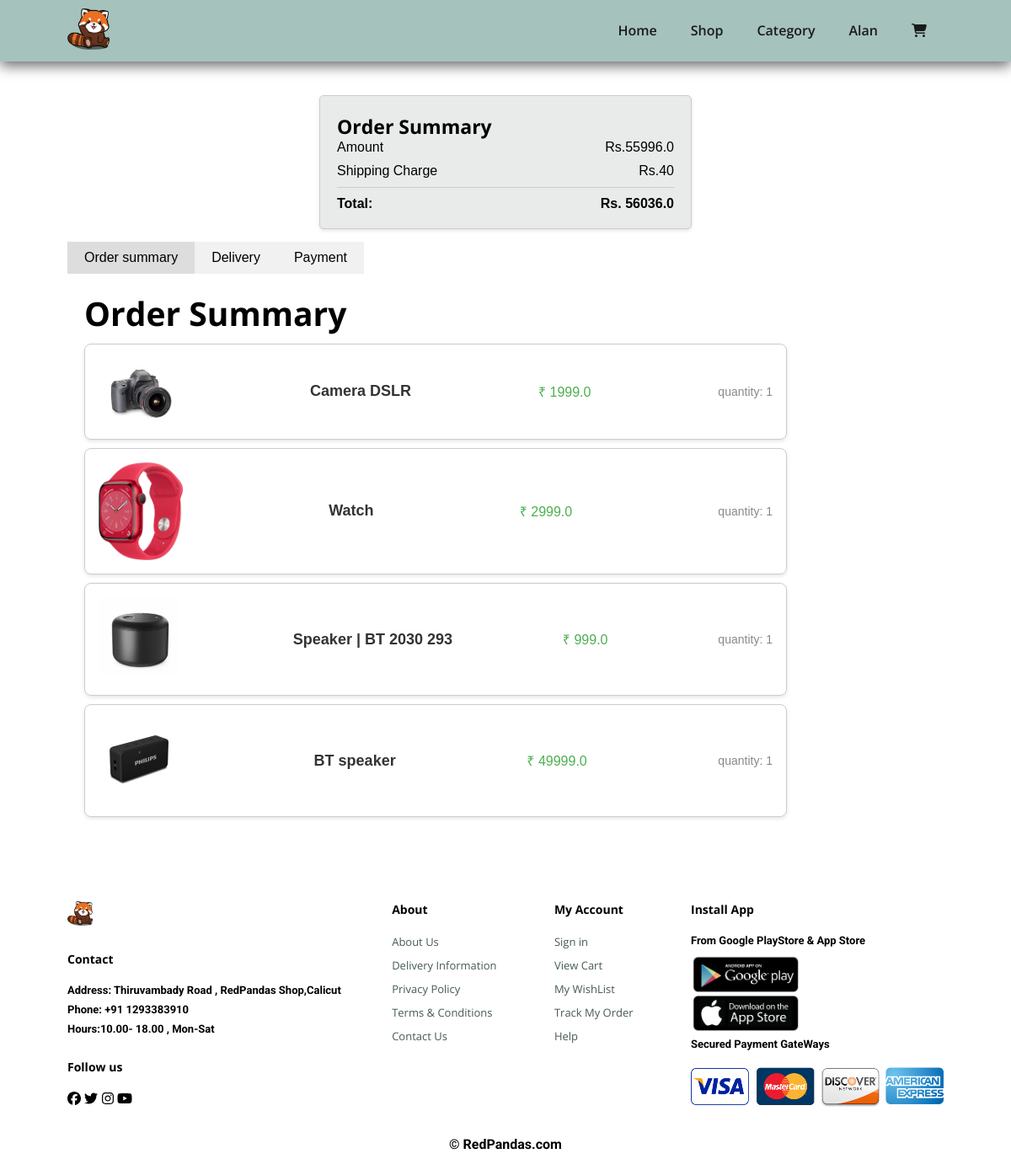
The page /checkout/ (signed in) on the database its author committed.
### app/models.py (models this page shows, shortened)
class Cart(models.Model):
    user = models.ForeignKey(User, on_delete=models.CASCADE)
    product = models.ForeignKey(Product, on_delete=models.CASCADE)
    quantity = models.PositiveBigIntegerField(default=1)

class Product(models.Model):
    title = models.CharField(max_length=100)
    selling_price = models.FloatField()
    discounted_price = models.FloatField()
    description = models.TextField()
    brand = models.CharField(max_length=100)
    category = models.CharField(choices=CATEGORY_CHOICES, max_length=2)
    product_img = models.ImageField(upload_to='product_img' )

### app/views.py (the view)
# urls.py: path('checkout/', views.checkout, name='checkout'),
def checkout(request):
    if request.user.is_authenticated:
        address_added = Customer.objects.filter(user=request.user)
        cart = Cart.objects.filter(user=request.user)
        if cart:
            amount = 0.0
            shipping_amount = 40
            total_amount = 0.0
            cart_product = [
                p for p in Cart.objects.all() if p.user == request.user]
            if cart_product:
                for p in cart_product:
                    temp_amount = (p.quantity * p.product.discounted_price)
                    amount += temp_amount
                    total_amount = amount + shipping_amount
            return render(request, 'app/checkout.html', {'cart': cart, 'total': total_amount, 'amount': amount, 'shipping_amount': shipping_amount,'address_added': address_added})
    else:
        return render(request, 'app/404.html')

### app/templates/app/checkout.html (shortened to what this page needs)
{% extends 'app/base.html' %}
{% load static %}
{% block link%}
<link rel="stylesheet" href="{% static 'app/css/checkout.css' %}" />
<link rel="stylesheet" href="{% static 'app/css/cart.css'%}" />
{% endblock link%}
{% block main-content %}
<section id="checkout" class="section-p1">
  <div class="tab-container">
    <div class="tab-nav">
      <button class="tab-button active" onclick="openTab(event, 'tab1')"> Order summary</button>
      <button class="tab-button" onclick="openTab(event, 'tab2')">Delivery</button>
      <button class="tab-button" onclick="openTab(event, 'tab3')">Payment</button>
    </div>
    <div id="tab1" class="tab-content active">
      <h2>Order Summary</h2>
      {% for item in cart%}
      <div class="product-container">
        <img class="product-image" src="{{item.product.product_img.url}}" alt="Product Image">
        <div class="product-name">{{item.product.title}}</div>
        <div class="product-price">₹ {{item.product.discounted_price}}</div>
        <div class="product-quantity">quantity: {{item.quantity}} </div>
      </div>
      {%endfor%}
    </div>
  </div>
  <div class="order-price">
    <h3>Order Summary</h3>
    <div class="item">
      <span>Amount</span>
      <span>Rs.{{amount}}</span>
    </div>
    <div class="item">
      <span>Shipping Charge</span>
      <span>Rs.{{shipping_amount}}</span>
    </div>
    <div class="total">
      <span>Total:</span>
      <span>Rs. {{total}}</span>
    </div>
  </div>
</section>
{% endblock main-content %}

### app/templates/app/base.html (shortened to what this page needs)
<!doctype html>
{% load static %}
<html lang="en">
  <head>
    {% block link%}
    {% endblock link%}
    <link rel="stylesheet" href="{% static 'app/css/owl.carousel.min.css' %}">
    <link rel="stylesheet" href="{% static 'app/css/all.min.css' %}">
    <link rel="stylesheet" href="{% static 'app/css/my_style.css' %}" />
    <link
      rel="stylesheet"
      href="https://cdnjs.cloudflare.com/ajax/libs/font-awesome/6.4.0/css/all.min.css"
    />
  </head>
  <body>
    <section id="header">
      <a href="#">
        <img src="{% static 'app/img/logo.png' %}" class="logo" width="50" alt="" />
      </a>
      <div>
        <ul id="navbar">
          <li><a href="{% url 'home' %}"">Home</a></li>
          <li><a href="{% url 'shop' %}">Shop</a></li>
          <li><a href="{% url 'category_digital'%}">Category</a></li>
          {% if request.user.is_authenticated %}
          <li><a href="{% url 'profile' %}">{{user.first_name}}</a></li>
          {%else%}
          <li><a href="{% url 'login' %}">Login</a></li>
          <li><a href="{% url 'signup' %}">Register</a></li>
          {% endif%}
          {% if request.user.is_authenticated %}
          <li>
            <a id="lg-bag" href="{% url 'show_my_cart' %}"> <i class="fa-solid fa-cart-shopping"></i></a>
          </li>
          {% endif%}
                  </ul>
      </div>
    </section>
    {% block main-content %} {% endblock main-content %}
    <footer class="section-p1">
      <div id="footer">
        <div class="col">
          <img  class="logo" src="{% static 'app/img/logo.png' %}" width="30" alt="" />
          <h4>Contact</h4>
          <p>
            <strong>Address:</strong> Thiruvambady Road , RedPandas Shop,Calicut
          </p>
          <p><strong>Phone:</strong> +91 1293383910</p>
          <p><strong>Hours:</strong>10.00- 18.00 , Mon-Sat</p>
          <div class="follow">
            <h4>Follow us</h4>
            <div class="icon">
              <i class="fa-brands fa-facebook"></i>
              <i class="fa-brands fa-twitter"></i>
              <i class="fa-brands fa-instagram"></i>
              <i class="fa-brands fa-youtube"></i>
            </div>
          </div>
        </div>
        <div class="col">
          <h4>About</h4>
          <a href="#">About Us</a>
          <a href="#">Delivery Information</a>
          <a href="#">Privacy Policy</a>
          <a href="#">Terms & Conditions</a>
          <a href="#">Contact Us</a>
        </div>
        <div class="col">
          <h4>My Account</h4>
          <a href="#">Sign in</a>
          <a href="#">View Cart</a>
          <a href="#">My WishList</a>
          <a href="#">Track My Order</a>
          <a href="#">Help</a>
        </div>
        <div class="col install">
          <h4>Install App</h4>
          <p>From Google PlayStore & App Store</p>
          <div class="row">
            <img class="img-install" src="{% static 'app/img/pay/install.png' %}" width="110" alt="" />
          </div>
          <p>Secured Payment GateWays</p>
          <div class="row">
            <img src="{% static 'app/img/pay/payment.png' %}" alt="" />
          </div>
        </div>
      </div>
      <div class="copyright">
        <p>&copy; RedPandas.com</p>
      </div>
    </footer>
  </body>
</html>

### app/static/app/css/checkout.css (style rules this page uses)
body { font-family: Arial, sans-serif; }
#checkout { display: flex; flex-direction: row; justify-content: center; }
.tab-container { display: flex; flex-direction: column; flex: 6; }
.tab-container .tab-nav { display: flex; width: 100%; }
.tab-button { background-color: #f1f1f1; border: none; padding: 10px 20px; cursor: pointer; font-size: 16px; }
.tab-button.active { background-color: #ddd; }
.tab-content { display: none; padding: 20px; }
.tab-content.active { display: block; }
.order-price { width: 300px; height: 150px; flex: 2; padding: 20px; border: 1px solid #ccc; border-radius: 5px; box-shadow: 0 2px 4px rgba(0, 0, 0, 0.1); background-color: #e9eaea; }
.item { display: flex; justify-content: space-between; margin-bottom: 10px; }
.total { display: flex; justify-content: space-between; border-top: 1px solid #ccc; padding-top: 10px; font-weight: bold; }
.product-container { border: 1px solid #ccc; border-radius: 8px; padding: 16px; width: 80%; margin-top: 10px; display: flex; align-items: center; justify-content: space-between; box-shadow: 0 2px 4px rgba(0, 0, 0, 0.1); }
.product-image { display: block; height: auto; width: 100px; border-radius: 4px; }
.product-name { font-size: 18px; font-weight: bold; color: #333; margin: 8px 0; }
.product-price { font-size: 16px; color: #4CAF50; }
.product-quantity { font-size: 14px; color: #888; }
@media (max-width:1200px) { #checkout { display: flex; flex-direction: column-reverse; justify-content: center; } }
@media (max-width:1200px) { .tab-container { width: 100%; margin-top: 15px; } }
@media (max-width:1200px) { .order-price { width: 400px; margin: auto; } }

### app/static/app/css/my_style.css (style rules this page uses)
html { -webkit-tap-highlight-color:transparent; }
* { margin: 0; padding: 0; overflow-x: hidden; }
body { width: 100%; }
h2 { font-size: 39px; font-family: "Open Sans", sans-serif; }
h3 { font-size: 23px; font-family: "Open Sans", sans-serif; }
h4 { font-size: 17; font-family: "Open Sans", sans-serif; }
.section-p1 { padding: 40px 80px; }
p { font-size: 15; font-weight: bold; font-family: "Roboto", sans-serif; }
#header { display: flex; align-items: center; justify-content: space-between; padding: 10px 80px; background-color: #a5c2bd; box-shadow: 0 5px 15px rgba(0, 0, 0, 0.6); z-index: 999; position: sticky; top: 0; left: 0; }
#navbar { display: flex; align-items: center; justify-content: space-between; }
#navbar li { list-style: none; padding: 0 20px; position: relative; }
#navbar li a { text-decoration: none; font-size: 16px; font-weight: 600; font-family: "Open Sans", sans-serif; color: #1a1a1a; transition: 0.3s ease; }
#footer { display: flex; flex-wrap: wrap; justify-content: space-between; }
#footer .col { display: flex; align-items: flex-start; flex-direction: column; margin-bottom: 20px; }
#footer .logo { margin-bottom: 30px; }
#footer h4 { font-size: 14px; padding-bottom: 20px; }
.img-install { width: 130px; }
#footer p { font-size: 13px; margin: 0 0 8px 0; }
#footer a { font-size: 13px; color: #222; text-decoration: none; margin-bottom: 10px; }
#footer .follow { margin-top: 20px; }
#footer .follow { padding-right: 4px; }
#footer .col a { color: #465b52; padding-right: 8px; font-family: "Open Sans", sans-serif; }
.copyright { display: flex; justify-content: center; }

### rows shown on the page
Cart: product.product_img (picture), product "Camera DSLR", product.discounted_price "1999.0", quantity "1"
Cart: product.product_img (picture), product "Watch", product.discounted_price "2999.0", quantity "1"
Cart: product.product_img (picture), product "Speaker | BT 2030 293", product.discounted_price "999.0", quantity "1"
Cart: product.product_img (picture), product "BT speaker", product.discounted_price "49999.0", quantity "1"

### other values the page prints
{{ user.first_name }} "Alan"
{{ amount }} "55996.0"
{{ shipping_amount }} "40"
{{ total }} "56036.0"
